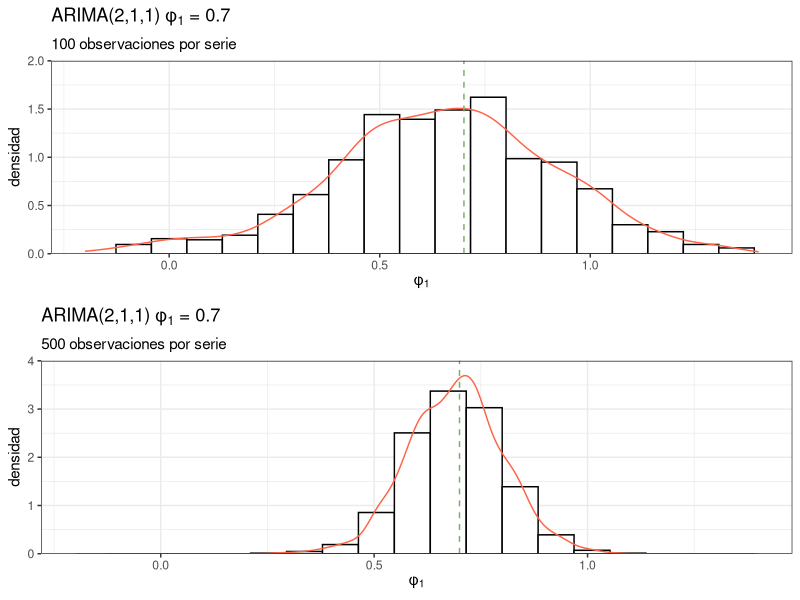
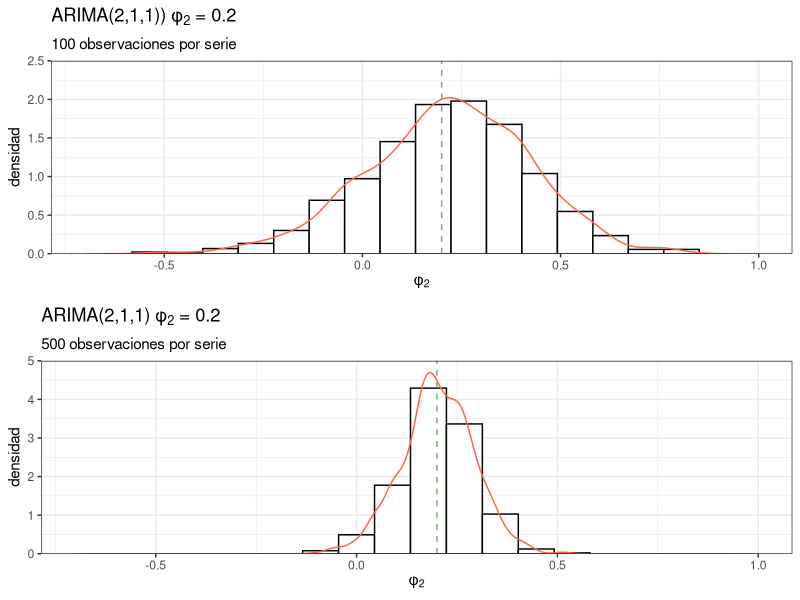
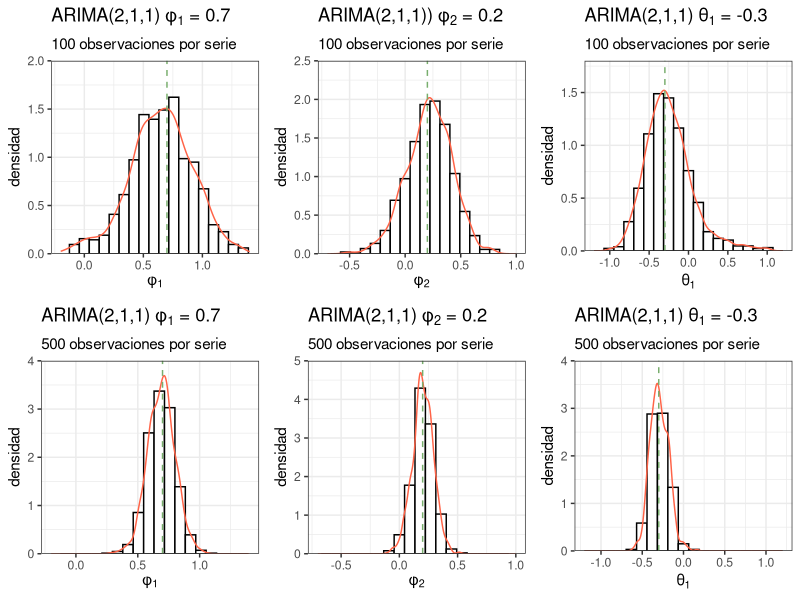

Write R code to recreate these figures, in order.

library(ggplot2)
library(tidyverse)
library(gridExtra)


# Leo los datos c=guardados en csv
param_arima211 <- read.csv("data/dist_param_arima211.csv", header = TRUE)
dim(param_arima211)

# Histograma de distribucion de phis1 en ARIMA(2,1,1) con t_final 100
g1 <- ggplot(param_arima211, aes(x = phis1_100)) + 
  geom_histogram(colour = 1, fill = "white", bins = 20, aes(y = ..density..))+
  geom_density(lwd = 0.5,linetype = 1, colour = "tomato")+
  labs(title = expression(paste("ARIMA(2,1,1) ","\u03C6"[1]," = 0.7")), 
       subtitle = "100 observaciones por serie", y= "densidad",
       x= expression("\u03C6"[1]))+
  scale_y_continuous(expand = c(0, 0), limits = c(0,2))+
  geom_vline(xintercept = 0.7, linetype="dashed", color="#78AE6D")+
  xlim(c(-0.2,1.4)) + theme_bw()


# Histograma de distribucion de phis1 en ARIMA(2,1,1) con t_final 500
g2 <- ggplot(param_arima211, aes(x = phis1_500)) + 
  geom_histogram(colour = 1, fill = "white", bins = 20, aes(y = ..density..))+
  geom_density(lwd = 0.5,linetype = 1, colour = "tomato")+
  labs(title = expression(paste("ARIMA(2,1,1) ","\u03C6"[1]," = 0.7")), 
       subtitle = "500 observaciones por serie", y= "densidad",
       x= expression("\u03C6"[1]))+
  scale_y_continuous(expand = c(0, 0), limits = c(0,4))+
  geom_vline(xintercept = 0.7, linetype="dashed", color="#78AE6D")+
  xlim(c(-0.2,1.4)) + theme_bw()

grid.arrange(g1,g2) # Guardo grafico tamaño 600 x 500

# Histograma de distribucion de phis2 en ARIMA(2,1,1) con t_final 100

g3 <- ggplot(param_arima211, aes(x = phis2_100)) + 
  geom_histogram(colour = 1, fill = "white", bins = 20, aes(y = ..density..))+
  geom_density(lwd = 0.5,linetype = 1, colour = "tomato")+
  labs(title = expression(paste("ARIMA(2,1,1)) ","\u03C6"[2]," = 0.2")), 
       subtitle = "100 observaciones por serie", y= "densidad",
       x= expression("\u03C6"[2]))+
  scale_y_continuous(expand = c(0, 0), limits = c(0,2.5))+
  geom_vline(xintercept = 0.2, linetype="dashed", color="#78AE6D")+
  xlim(c(-0.7,1)) + theme_bw()

# Histograma de distribucion de phis2 en ARIMA(2,1,1) con t_final 500

g4 <- ggplot(param_arima211, aes(x = phis2_500)) + 
  geom_histogram(colour = 1, fill = "white", bins = 20, aes(y = ..density..))+
  geom_density(lwd = 0.5,linetype = 1, colour = "tomato")+
  labs(title = expression(paste("ARIMA(2,1,1) ","\u03C6"[2]," = 0.2")), 
       subtitle = "500 observaciones por serie", y= "densidad",
       x= expression("\u03C6"[2]))+
  scale_y_continuous(expand = c(0, 0), limits = c(0,5))+
  geom_vline(xintercept = 0.2, linetype="dashed", color="#78AE6D")+
  xlim(c(-0.7,1)) + theme_bw()

grid.arrange(g3,g4)


# Histograma de distribucion de titas1 en ARIMA(2,1,1) con t_final 100

g5 <- ggplot(param_arima211, aes(x = titas1_100)) + 
  geom_histogram(colour = 1, fill = "white", bins = 20, aes(y = ..density..))+
  geom_density(lwd = 0.5,linetype = 1, colour = "tomato")+
  labs(title = expression(paste("ARIMA(2,1,1) ","\u03B8"[1]," = -0.3")), 
       subtitle = "100 observaciones por serie", y= "densidad",
       x= expression("\u03B8"[1]))+
  scale_y_continuous(expand = c(0, 0), limits = c(0,1.8))+
  geom_vline(xintercept = -0.3, linetype="dashed", color="#78AE6D")+
  xlim(c(-1.2,1.2)) + theme_bw()

# Histograma de distribucion de titas1 en ARIMA(2,1,1) con t_final 500

g6 <- ggplot(param_arima211, aes(x = titas1_500)) + 
  geom_histogram(colour = 1, fill = "white", bins = 20, aes(y = ..density..))+
  geom_density(lwd = 0.5,linetype = 1, colour = "tomato")+
  labs(title = expression(paste("ARIMA(2,1,1) ","\u03B8"[1]," = -0.3")), 
       subtitle = "500 observaciones por serie", y= "densidad",
       x= expression("\u03B8"[1]))+
  scale_y_continuous(expand = c(0, 0), limits = c(0,4))+
  geom_vline(xintercept = -0.3, linetype="dashed", color="#78AE6D")+
  xlim(c(-1.2,1.2)) + theme_bw()

grid.arrange(g1,g3,g5,g2,g4,g6, nrow=2)


